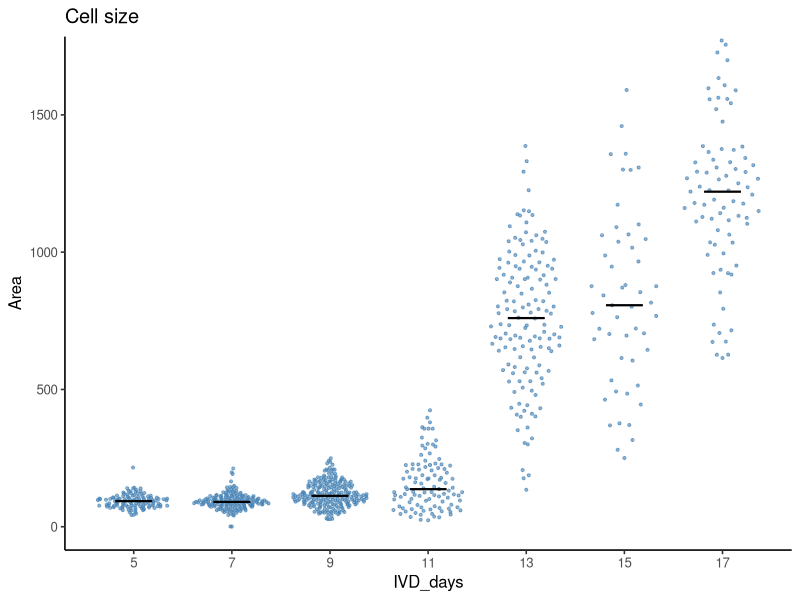
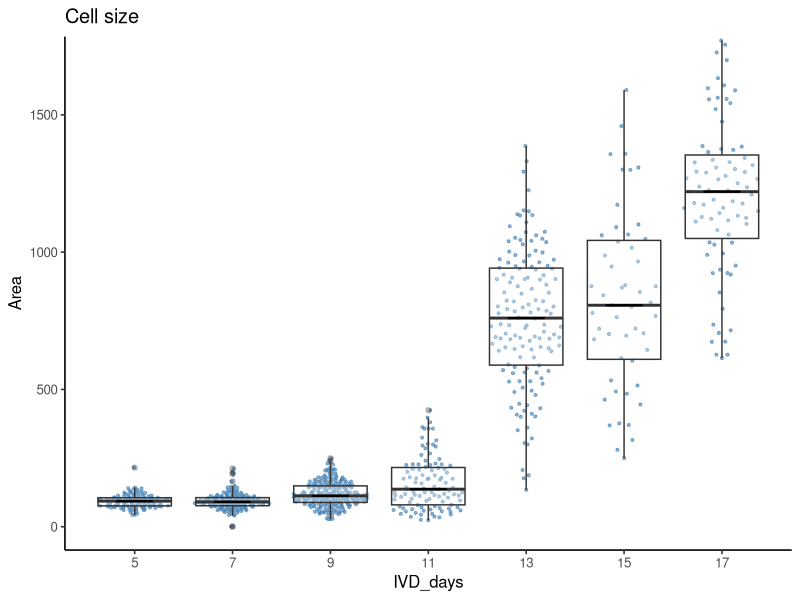
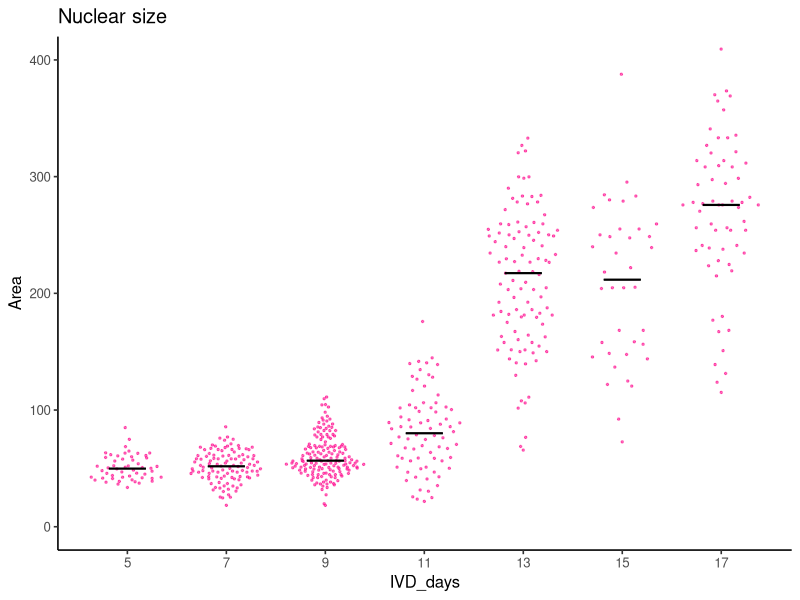
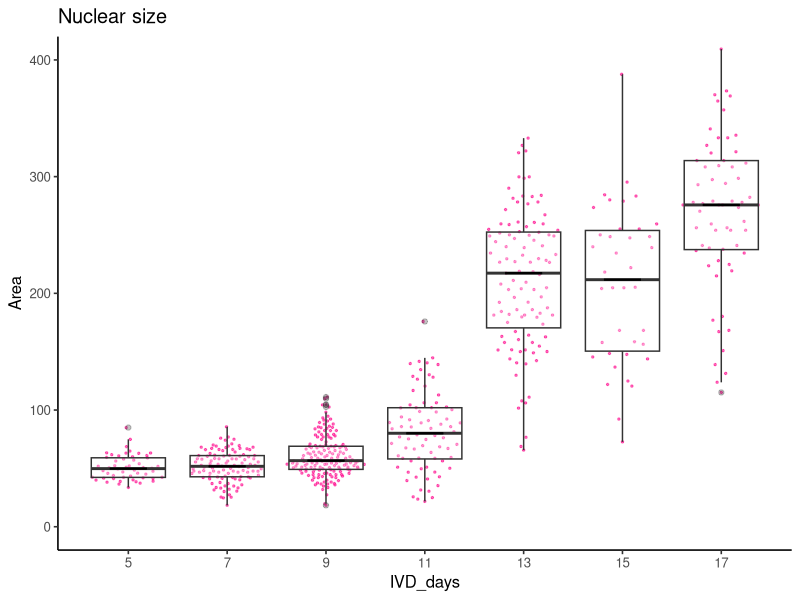
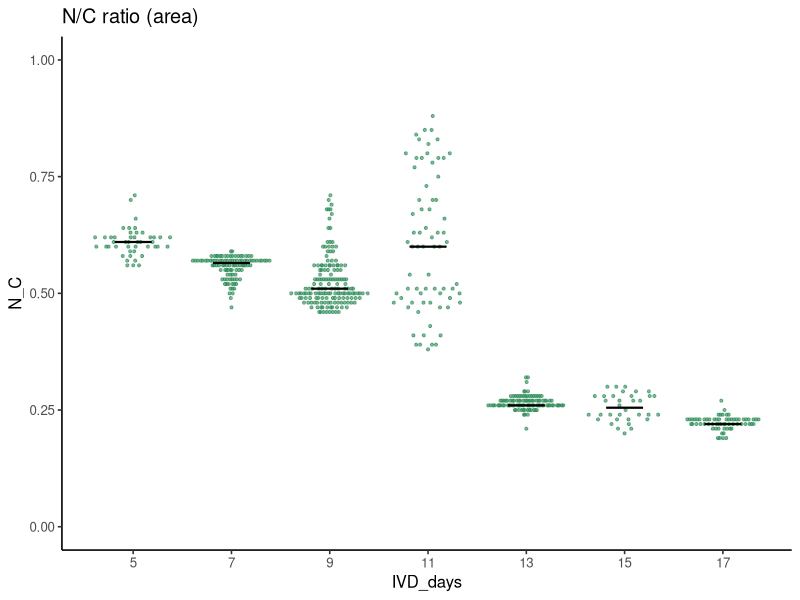
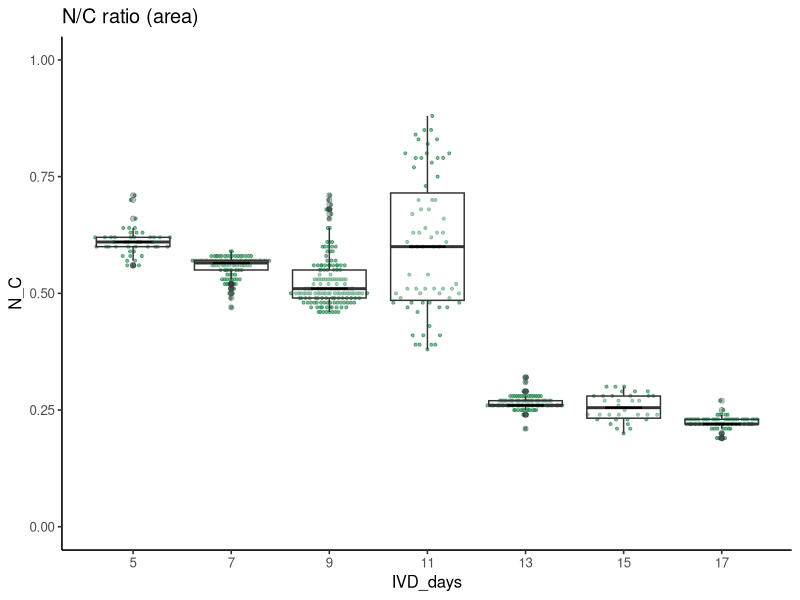
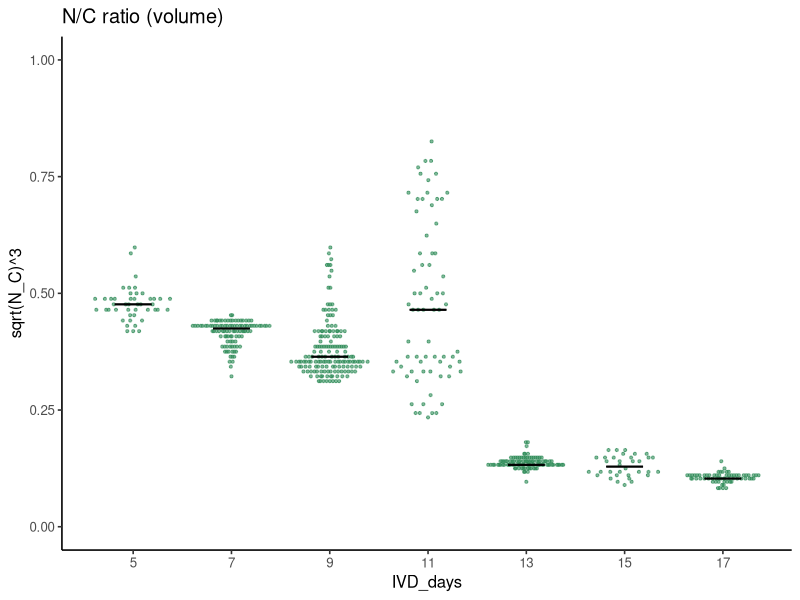

Reproduce these figures in R, in order.
## ---- chunk 1
library(tidyverse)
library(ggbeeswarm)
library(readxl)
## ---- chunk 2

# Cell size
df_cell <- readxl::read_xlsx("IVD_size_cell.xlsx")

df_cell %>%
  ggplot(aes(x = IVD_days, y = Area, group = IVD_days)) +
  geom_quasirandom(alpha = 0.6, size=0.75, col = "steelblue") +
  #geom_boxplot(alpha = 0.3) +
  stat_summary(fun.y = median, fun.ymin = median, fun.ymax = median, geom = "crossbar", width = 0.75, size = 0.3) +
  coord_cartesian(ylim = c(0,1700)) +
  theme_classic(base_size = 12, base_family = "Helvetica") + 
  scale_x_continuous(breaks=seq(3,17,by=2)) +
  ggtitle("Cell size" ) 

df_cell %>%
  ggplot(aes(x = IVD_days, y = Area, group = IVD_days)) +
  geom_quasirandom(alpha = 0.6, size=0.75, col = "steelblue") +
  geom_boxplot(alpha = 0.3) +
  stat_summary(fun.y = median, fun.ymin = median, fun.ymax = median, geom = "crossbar", width = 0.75, size = 0.3) +
  coord_cartesian(ylim = c(0,1700)) +
  theme_classic(base_size = 12, base_family = "Helvetica") + 
  scale_x_continuous(breaks=seq(3,17,by=2)) +
  ggtitle("Cell size" )  



# Nuclear size
df_nuc <- readxl::read_xlsx("IVD_size_nuclear.xlsx")

df_nuc %>%
  ggplot(aes(x = IVD_days, y = Area, group = IVD_days)) +
  geom_quasirandom(alpha = 0.6, size=0.5, col = "deeppink1") +
  #geom_boxplot(alpha = 0.3) +
  stat_summary(fun.y = median, fun.ymin = median, fun.ymax = median, geom = "crossbar", width = 0.75, size = 0.3) +
  coord_cartesian(ylim = c(0,400)) +
  theme_classic(base_size = 12, base_family = "Helvetica") + 
  scale_x_continuous(breaks=seq(3,17,by=2)) +
  ggtitle("Nuclear size" ) 

df_nuc %>%
  ggplot(aes(x = IVD_days, y = Area, group = IVD_days)) +
  geom_quasirandom(alpha = 0.6, size=0.5, col = "deeppink1") +
  geom_boxplot(alpha = 0.3) +
  stat_summary(fun.y = median, fun.ymin = median, fun.ymax = median, geom = "crossbar", width = 0.75, size = 0.3) +
  coord_cartesian(ylim = c(0,400)) +
  theme_classic(base_size = 12, base_family = "Helvetica") + 
  scale_x_continuous(breaks=seq(3,17,by=2)) +
  ggtitle("Nuclear size" ) 
## ---- chunk 3

# Nuclear/Cell ratio
df_NC <- readxl::read_xlsx("IVD_size_NC_ratio.xlsx")

df_NC %>%
  ggplot(aes(x = IVD_days, y = N_C, group = IVD_days)) +
  geom_quasirandom(alpha = 0.6, size=0.75, col = "seagreen") +
  #geom_boxplot(alpha = 0.3) +
  stat_summary(fun.y = median, fun.ymin = median, fun.ymax = median, geom = "crossbar", width = 0.75, size = 0.3) +
  coord_cartesian(ylim = c(0,1)) +
  theme_classic(base_size = 12, base_family = "Helvetica") + 
  scale_x_continuous(breaks=seq(3,17,by=2)) +
  ggtitle("N/C ratio (area)" )  

## with boxplot
df_NC %>%
  ggplot(aes(x = IVD_days, y = N_C, group = IVD_days)) +
  geom_quasirandom(alpha = 0.6, size=0.75, col = "seagreen") +
  geom_boxplot(alpha = 0.3) +
  stat_summary(fun.y = median, fun.ymin = median, fun.ymax = median, geom = "crossbar", width = 0.75, size = 0.3) +
  coord_cartesian(ylim = c(0,1)) +
  theme_classic(base_size = 12, base_family = "Helvetica") + 
  scale_x_continuous(breaks=seq(3,17,by=2)) +
  ggtitle("N/C ratio (area)" )  



# volume
df_NC %>%
  ggplot(aes(x = IVD_days, y = sqrt(N_C)^3, group = IVD_days)) +
  geom_quasirandom(alpha = 0.6, size=0.75, col = "seagreen") +
  #geom_boxplot(alpha = 0.3) +
  stat_summary(fun.y = median, fun.ymin = median, fun.ymax = median, geom = "crossbar", width = 0.75, size = 0.3) +
  coord_cartesian(ylim = c(0,1)) +
  theme_classic(base_size = 12, base_family = "Helvetica") + 
  scale_x_continuous(breaks=seq(3,17,by=2)) +
  ggtitle("N/C ratio (volume)" )  



